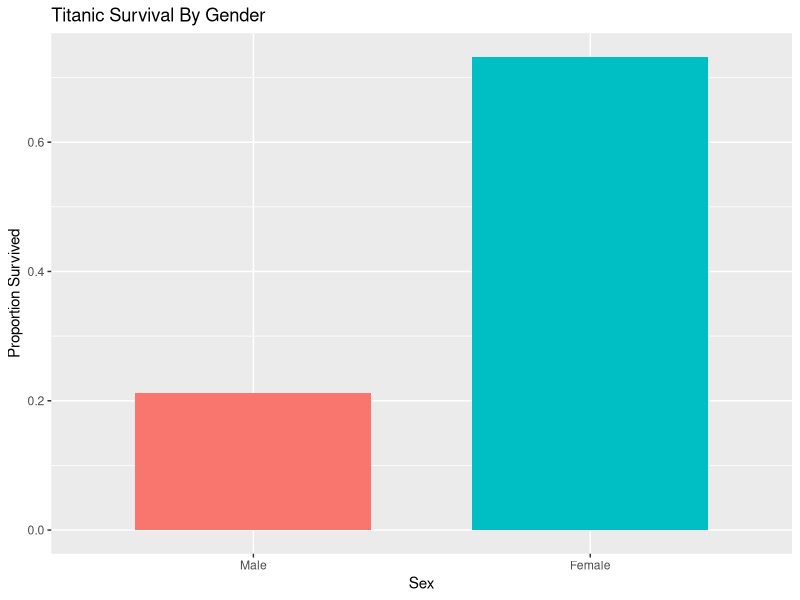
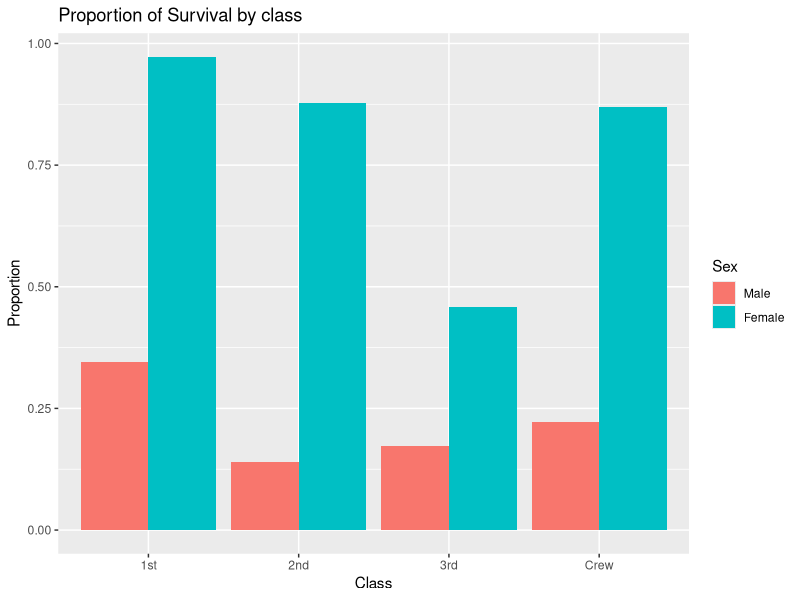
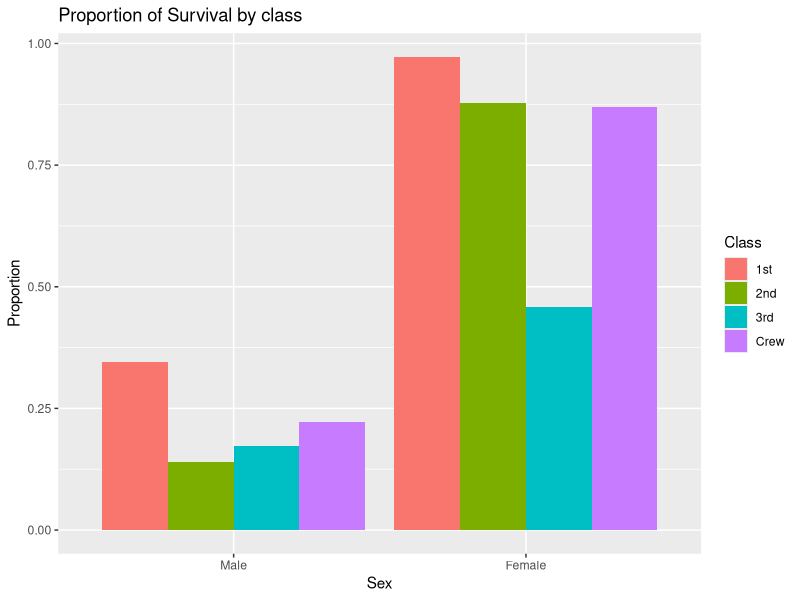
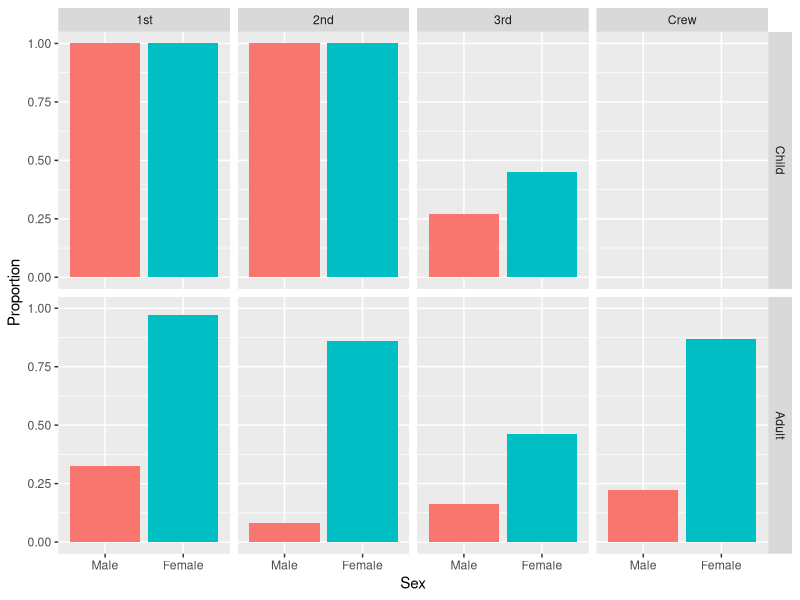
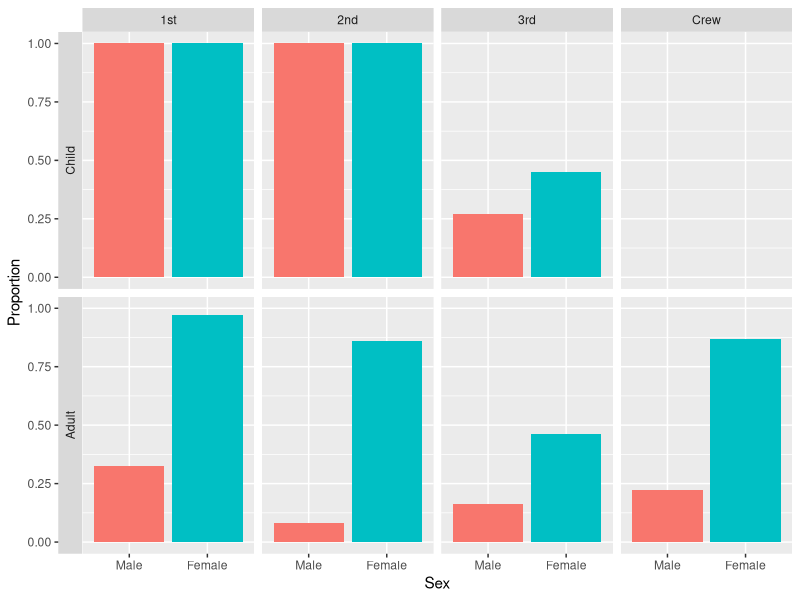
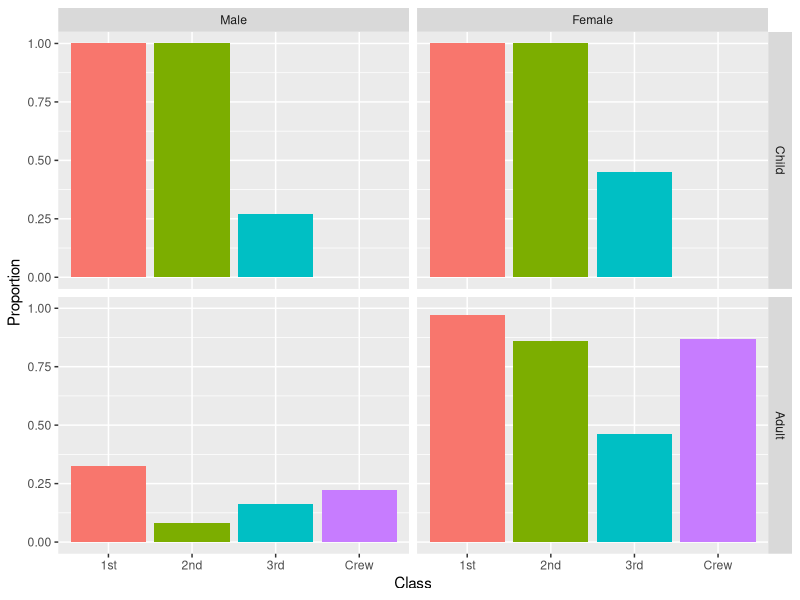

Source code (R) for these figures, in order:
## ---- chunk 1
knitr::opts_chunk$set(echo = TRUE)
library(tidyverse)
## ---- chunk 2
mydata <- as.data.frame(Titanic)

mydata %>% 
  count(Sex, Survived, wt = Freq) %>% 
  group_by(Sex) %>%  
  mutate(Total=sum(n), Proportion = n/Total) %>% 
  filter(Survived == 'Yes') %>% 
  rename(Count = 'n')
## ---- chunk 3

mydata %>% 
  count(Sex, Survived, wt = Freq) %>% 
  group_by(Sex) %>%  
  mutate(tot=sum(n), prop = n/tot) %>%
  filter(Survived == 'Yes') %>% 
  ggplot(aes(x = Sex, y = prop, fill = Sex)) + 
  geom_bar(stat = 'identity', width = 0.7) +
  labs(title = 'Titanic Survival By Gender') + 
  ylab('Proportion Survived') +
  theme(legend.position = 'none')
## ---- chunk 4
# because we want props of survival by sex and class, we count by sex, class and survival

mydata %>% 
  count(Sex, Class, Survived, wt=Freq) %>% 
  group_by(Sex, Class) %>% 
  mutate(Total = sum(n), Proportion = n/Total) %>% 
  filter(Survived=='Yes') %>% 
  rename(Count = 'n')


## ---- chunk 5
mydata %>% 
  count(Sex, Class, Survived, wt=Freq) %>% 
  group_by(Sex, Class) %>% 
  mutate(Total = sum(n), Proportion = n/Total) %>% 
  filter(Survived=='Yes') %>% 
  rename(Count = 'n') %>% 
  ggplot(aes(x = Class, y = Proportion, fill = Sex)) + 
  geom_bar(stat = 'identity', position = 'dodge') +
  labs(title = 'Proportion of Survival by class')

## ---- chunk 6
mydata %>% 
  count(Sex, Class, Survived, wt=Freq) %>% 
  group_by(Sex, Class) %>% 
  mutate(Total = sum(n), Proportion = n/Total) %>% 
  filter(Survived=='Yes') %>% 
  rename(Count = 'n') %>% 
  ggplot(aes(x = Sex, y = Proportion, fill = Class)) + 
  geom_bar(stat = 'identity', position = 'dodge') +
  labs(title = 'Proportion of Survival by class')
## ---- chunk 7
mydata %>% 
  count(Sex, Class, Survived, Age, wt=Freq) %>% 
  group_by(Sex, Class, Age) %>% 
  mutate(Total = sum(n), Proportion = n/Total) %>% 
  filter(Survived == 'Yes')

## ---- chunk 8
mydata %>% 
  add_count(Class,Sex,Age, wt = Freq) %>% 
  group_by(Class, Sex, Age) %>% 
  mutate(Proportion = Freq/n) %>% 
  filter(Survived == 'Yes')
## ---- chunk 9
mydata %>% 
  add_count(Class,Sex,Age, wt = Freq) %>% 
  group_by(Class, Sex, Age) %>% 
  mutate(Proportion = Freq/n) %>% 
  filter(Survived == 'Yes', !is.na(Proportion)) %>% 
  ggplot(aes(x = Sex, y = Proportion, fill = Sex)) + 
  geom_bar(stat = 'identity') + 
  facet_grid(rows = vars(Age), cols = vars(Class)) + 
  theme(legend.position = 'none')
## ---- chunk 10
mydata %>% 
  add_count(Class,Sex,Age, wt = Freq) %>% 
  group_by(Class, Sex, Age) %>% 
  mutate(Proportion = Freq/n) %>% 
  filter(Survived == 'Yes', !is.na(Proportion)) %>% 
  ggplot(aes(x = Sex, y = Proportion, fill = Sex)) + 
  geom_bar(stat = 'identity') + 
  facet_grid(rows = vars(Age), cols = vars(Class), switch = 'y') + 
  theme(legend.position = 'none')
## ---- chunk 11
mydata %>% 
  add_count(Class,Sex,Age, wt = Freq) %>% 
  group_by(Class, Sex, Age) %>% 
  mutate(Proportion = Freq/n) %>% 
  filter(Survived == 'Yes', !is.na(Proportion)) %>% 
  ggplot(aes(x = Class, y = Proportion, fill = Class)) + 
  geom_bar(stat = 'identity') + 
  facet_grid(rows = vars(Age), cols = vars(Sex)) + 
  theme(legend.position = 'none')
